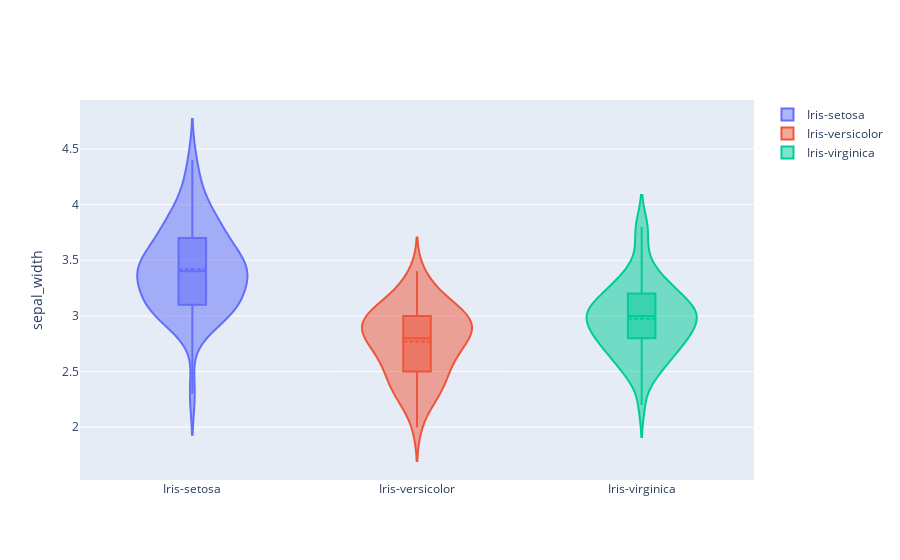

Notebook cell for this chart:
### Code cell
fig = go.Figure()

species = ['Iris-setosa', 'Iris-versicolor', 'Iris-virginica']
for specie in species:
    fig.add_trace(go.Violin(x=data['species'][data['species']==specie],
                                y=data['sepal_width'][data['species'] == specie],
                                name=specie,
                                box_visible=True,
                                meanline_visible=True))
fig.update_yaxes(title_text='sepal_width')
py.offline.iplot(fig)

### Figure 1 — Plotly figure (JSON) as saved in the notebook; plotly's stock layout.template omitted (floating-point values rounded to 4 significant figures)
{"data": [{"box": {"visible": true}, "meanline": {"visible": true}, "name": "Iris-setosa", "type": "violin", "x": ["Iris-setosa", "Iris-setosa", "Iris-setosa", "Iris-setosa", "Iris-setosa", "Iris-setosa", "Iris-setosa", "Iris-setosa", "Iris-setosa", "Iris-setosa", "Iris-setosa", "Iris-setosa", "Iris-setosa", "Iris-setosa", "Iris-setosa", "Iris-setosa", "Iris-setosa", "Iris-setosa", "Iris-setosa", "Iris-setosa", "Iris-setosa", "Iris-setosa", "Iris-setosa", "Iris-setosa", "Iris-setosa", "Iris-setosa", "Iris-setosa", "Iris-setosa", "Iris-setosa", "Iris-setosa", "Iris-setosa", "Iris-setosa", "Iris-setosa", "Iris-setosa", "Iris-setosa", "Iris-setosa", "Iris-setosa", "Iris-setosa", "Iris-setosa", "Iris-setosa", "Iris-setosa", "Iris-setosa", "Iris-setosa", "Iris-setosa", "Iris-setosa", "Iris-setosa", "Iris-setosa", "Iris-setosa", "Iris-setosa", "Iris-setosa"], "y": [3.5, 3, 3.2, 3.1, 3.6, 3.9, 3.4, 3.4, 2.9, 3.1, 3.7, 3.4, 3, 3, 4, 4.4, 3.9, 3.5, 3.8, 3.8, 3.4, 3.7, 3.6, 3.3, 3.4, 3, 3.4, 3.5, 3.4, 3.2, 3.1, 3.4, 4.1, 4.2, 3.1, 3.2, 3.5, 3.1, 3, 3.4, 3.5, 2.3, 3.2, 3.5, 3.8, 3, 3.8, 3.2, 3.7, 3.3]}, {"box": {"visible": true}, "meanline": {"visible": true}, "name": "Iris-versicolor", "type": "violin", "x": ["Iris-versicolor", "Iris-versicolor", "Iris-versicolor", "Iris-versicolor", "Iris-versicolor", "Iris-versicolor", "Iris-versicolor", "Iris-versicolor", "Iris-versicolor", "Iris-versicolor", "Iris-versicolor", "Iris-versicolor", "Iris-versicolor", "Iris-versicolor", "Iris-versicolor", "Iris-versicolor", "Iris-versicolor", "Iris-versicolor", "Iris-versicolor", "Iris-versicolor", "Iris-versicolor", "Iris-versicolor", "Iris-versicolor", "Iris-versicolor", "Iris-versicolor", "Iris-versicolor", "Iris-versicolor", "Iris-versicolor", "Iris-versicolor", "Iris-versicolor", "Iris-versicolor", "Iris-versicolor", "Iris-versicolor", "Iris-versicolor", "Iris-versicolor", "Iris-versicolor", "Iris-versicolor", "Iris-versicolor", "Iris-versicolor", "Iris-versicolor", "Iris-versicolor", "Iris-versicolor", "Iris-versicolor", "Iris-versicolor", "Iris-versicolor", "Iris-versicolor", "Iris-versicolor", "Iris-versicolor", "Iris-versicolor", "Iris-versicolor"], "y": [3.2, 3.2, 3.1, 2.3, 2.8, 2.8, 3.3, 2.4, 2.9, 2.7, 2, 3, 2.2, 2.9, 2.9, 3.1, 3, 2.7, 2.2, 2.5, 3.2, 2.8, 2.5, 2.8, 2.9, 3, 2.8, 3, 2.9, 2.6, 2.4, 2.4, 2.7, 2.7, 3, 3.4, 3.1, 2.3, 3, 2.5, 2.6, 3, 2.6, 2.3, 2.7, 3, 2.9, 2.9, 2.5, 2.8]}, {"box": {"visible": true}, "meanline": {"visible": true}, "name": "Iris-virginica", "type": "violin", "x": ["Iris-virginica", "Iris-virginica", "Iris-virginica", "Iris-virginica", "Iris-virginica", "Iris-virginica", "Iris-virginica", "Iris-virginica", "Iris-virginica", "Iris-virginica", "Iris-virginica", "Iris-virginica", "Iris-virginica", "Iris-virginica", "Iris-virginica", "Iris-virginica", "Iris-virginica", "Iris-virginica", "Iris-virginica", "Iris-virginica", "Iris-virginica", "Iris-virginica", "Iris-virginica", "Iris-virginica", "Iris-virginica", "Iris-virginica", "Iris-virginica", "Iris-virginica", "Iris-virginica", "Iris-virginica", "Iris-virginica", "Iris-virginica", "Iris-virginica", "Iris-virginica", "Iris-virginica", "Iris-virginica", "Iris-virginica", "Iris-virginica", "Iris-virginica", "Iris-virginica", "Iris-virginica", "Iris-virginica", "Iris-virginica", "Iris-virginica", "Iris-virginica", "Iris-virginica", "Iris-virginica", "Iris-virginica", "Iris-virginica", "Iris-virginica"], "y": [3.3, 2.7, 3, 2.9, 3, 3, 2.5, 2.9, 2.5, 3.6, 3.2, 2.7, 3, 2.5, 2.8, 3.2, 3, 3.8, 2.6, 2.2, 3.2, 2.8, 2.8, 2.7, 3.3, 3.2, 2.8, 3, 2.8, 3, 2.8, 3.8, 2.8, 2.8, 2.6, 3, 3.4, 3.1, 3, 3.1, 3.1, 3.1, 2.7, 3.2, 3.3, 3, 2.5, 3, 3.4, 3]}], "layout": {"yaxis": {"title": {"text": "sepal_width"}}}}
